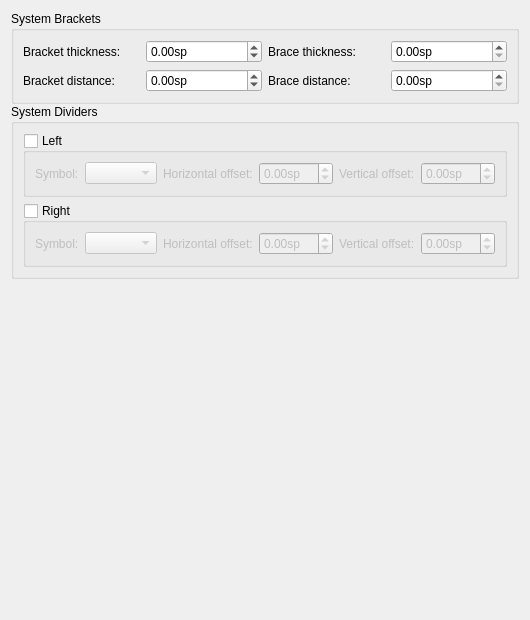
      <widget class="QWidget" name="PageSystem">
       <property name="minimumSize">
        <size>
         <width>0</width>
         <height>620</height>
        </size>
       </property>
       <layout class="QVBoxLayout" name="verticalLayout_3">
        <property name="spacing">
         <number>0</number>
        </property>
        <item>
         <widget class="QGroupBox" name="groupBox_28">
          <property name="title">
           <string>System Brackets</string>
          </property>
          <layout class="QGridLayout" name="gridLayout_44">
           <item row="0" column="0">
            <widget class="QLabel" name="label_91">
             <property name="text">
              <string>Bracket thickness:</string>
             </property>
             <property name="buddy">
              <cstring>bracketWidth</cstring>
             </property>
            </widget>
           </item>
           <item row="1" column="1">
            <widget class="QDoubleSpinBox" name="bracketDistance">
             <property name="sizePolicy">
              <sizepolicy hsizetype="Preferred" vsizetype="Fixed">
               <horstretch>0</horstretch>
               <verstretch>0</verstretch>
              </sizepolicy>
             </property>
             <property name="suffix">
              <string>sp</string>
             </property>
             <property name="decimals">
              <number>2</number>
             </property>
             <property name="minimum">
              <double>-1000.000000000000000</double>
             </property>
             <property name="maximum">
              <double>1000.000000000000000</double>
             </property>
             <property name="singleStep">
              <double>0.100000000000000</double>
             </property>
            </widget>
           </item>
           <item row="0" column="1">
            <widget class="QDoubleSpinBox" name="bracketWidth">
             <property name="suffix">
              <string extracomment="spatium unit">sp</string>
             </property>
             <property name="decimals">
              <number>2</number>
             </property>
             <property name="minimum">
              <double>-1000.000000000000000</double>
             </property>
             <property name="maximum">
              <double>1000.000000000000000</double>
             </property>
             <property name="singleStep">
              <double>0.100000000000000</double>
             </property>
            </widget>
           </item>
           <item row="1" column="0">
            <widget class="QLabel" name="label_52">
             <property name="text">
              <string>Bracket distance:</string>
             </property>
             <property name="buddy">
              <cstring>bracketDistance</cstring>
             </property>
            </widget>
           </item>
           <item row="1" column="3">
            <widget class="QDoubleSpinBox" name="akkoladeBarDistance">
             <property name="sizePolicy">
              <sizepolicy hsizetype="Minimum" vsizetype="Fixed">
               <horstretch>0</horstretch>
               <verstretch>0</verstretch>
              </sizepolicy>
             </property>
             <property name="minimumSize">
              <size>
               <width>0</width>
               <height>0</height>
              </size>
             </property>
             <property name="suffix">
              <string>sp</string>
             </property>
            </widget>
           </item>
           <item row="0" column="2">
            <widget class="QLabel" name="braceThicknessLabel">
             <property name="text">
              <string>Brace thickness:</string>
             </property>
            </widget>
           </item>
           <item row="0" column="3">
            <widget class="QDoubleSpinBox" name="akkoladeWidth">
             <property name="sizePolicy">
              <sizepolicy hsizetype="Minimum" vsizetype="Fixed">
               <horstretch>0</horstretch>
               <verstretch>0</verstretch>
              </sizepolicy>
             </property>
             <property name="minimumSize">
              <size>
               <width>0</width>
               <height>0</height>
              </size>
             </property>
             <property name="suffix">
              <string>sp</string>
             </property>
            </widget>
           </item>
           <item row="1" column="2">
            <widget class="QLabel" name="braceDistanceLabel">
             <property name="text">
              <string>Brace distance:</string>
             </property>
            </widget>
           </item>
          </layout>
         </widget>
        </item>
        <item>
         <widget class="QGroupBox" name="groupBox_29">
          <property name="title">
           <string>System Dividers</string>
          </property>
          <layout class="QVBoxLayout" name="verticalLayout_41">
           <item>
            <widget class="QGroupBox" name="dividerLeft">
             <property name="title">
              <string>Left</string>
             </property>
             <property name="checkable">
              <bool>true</bool>
             </property>
             <property name="checked">
              <bool>false</bool>
             </property>
             <layout class="QHBoxLayout" name="horizontalLayout_13">
              <property name="spacing">
               <number>6</number>
              </property>
              <item>
               <widget class="QLabel" name="label_7">
                <property name="text">
                 <string>Symbol:</string>
                </property>
                <property name="buddy">
                 <cstring>dividerLeftSym</cstring>
                </property>
               </widget>
              </item>
              <item>
               <widget class="QComboBox" name="dividerLeftSym"/>
              </item>
              <item>
               <widget class="QLabel" name="label_29">
                <property name="text">
                 <string>Horizontal offset:</string>
                </property>
                <property name="buddy">
                 <cstring>dividerLeftX</cstring>
                </property>
               </widget>
              </item>
              <item>
               <widget class="QDoubleSpinBox" name="dividerLeftX">
                <property name="minimumSize">
                 <size>
                  <width>0</width>
                  <height>20</height>
                 </size>
                </property>
                <property name="suffix">
                 <string>sp</string>
                </property>
                <property name="minimum">
                 <double>-99.000000000000000</double>
                </property>
               </widget>
              </item>
              <item>
               <widget class="QLabel" name="label_65">
                <property name="text">
                 <string>Vertical offset:</string>
                </property>
                <property name="buddy">
                 <cstring>dividerLeftY</cstring>
                </property>
               </widget>
              </item>
              <item>
               <widget class="QDoubleSpinBox" name="dividerLeftY">
                <property name="minimumSize">
                 <size>
                  <width>0</width>
                  <height>20</height>
                 </size>
                </property>
                <property name="suffix">
                 <string>sp</string>
                </property>
                <property name="minimum">
                 <double>-99.000000000000000</double>
                </property>
               </widget>
              </item>
             </layout>
            </widget>
           </item>
           <item>
            <widget class="QGroupBox" name="dividerRight">
             <property name="title">
              <string>Right</string>
             </property>
             <property name="checkable">
              <bool>true</bool>
             </property>
             <property name="checked">
              <bool>false</bool>
             </property>
             <layout class="QHBoxLayout" name="horizontalLayout_14">
              <item>
               <widget class="QLabel" name="label_66">
                <property name="text">
                 <string>Symbol:</string>
                </property>
                <property name="buddy">
                 <cstring>dividerRightSym</cstring>
                </property>
               </widget>
              </item>
              <item>
               <widget class="QComboBox" name="dividerRightSym"/>
              </item>
              <item>
               <widget class="QLabel" name="label_67">
                <property name="text">
                 <string>Horizontal offset:</string>
                </property>
                <property name="buddy">
                 <cstring>dividerRightX</cstring>
                </property>
               </widget>
              </item>
              <item>
               <widget class="QDoubleSpinBox" name="dividerRightX">
                <property name="minimumSize">
                 <size>
                  <width>0</width>
                  <height>20</height>
                 </size>
                </property>
                <property name="suffix">
                 <string>sp</string>
                </property>
                <property name="minimum">
                 <double>-99.000000000000000</double>
                </property>
               </widget>
              </item>
              <item>
               <widget class="QLabel" name="label_68">
                <property name="text">
                 <string>Vertical offset:</string>
                </property>
                <property name="buddy">
                 <cstring>dividerRightY</cstring>
                </property>
               </widget>
              </item>
              <item>
               <widget class="QDoubleSpinBox" name="dividerRightY">
                <property name="minimumSize">
                 <size>
                  <width>0</width>
                  <height>20</height>
                 </size>
                </property>
                <property name="suffix">
                 <string>sp</string>
                </property>
                <property name="minimum">
                 <double>-99.000000000000000</double>
                </property>
               </widget>
              </item>
             </layout>
            </widget>
           </item>
          </layout>
         </widget>
        </item>
        <item>
         <spacer name="verticalSpacer_20">
          <property name="orientation">
           <enum>Qt::Vertical</enum>
          </property>
          <property name="sizeHint" stdset="0">
           <size>
            <width>20</width>
            <height>40</height>
           </size>
          </property>
         </spacer>
        </item>
       </layout>
      </widget>
